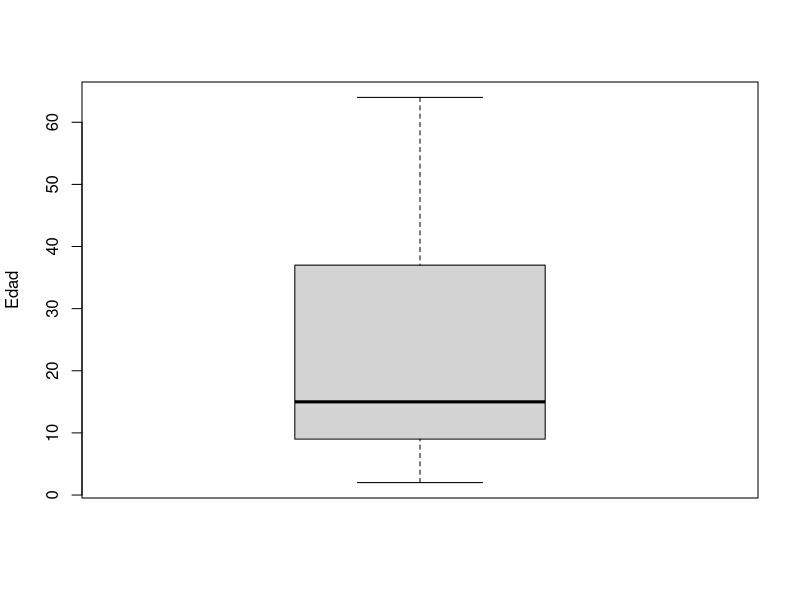

Recreate this plot in R.


## Trabajo accidentes Lonomia en Misiones

class_final<-c("descartado"= 8, "sospechoso"= 16, "confirmado"= 15)
round(((class_final/(sum(class_final)))*100),2)
chisq.test(class_final, simulate.p.value = T)

sexo=c("F"= 8, "M"=23)
chisq.test(sexo, simulate.p.value = T)
(sexo/sum(sexo))*100

lugar=c("campo"=13 , "selva"=3 , "domicilio"=15 )
round(((lugar/sum(lugar))*100),2)
chisq.test(lugar, simulate.p.value = T)
chisq.test(lugar, simulate.p.value = T)$residuals

umbicación_picada=c("SD"=2, "multiples"= 1, "MMSS"= 20, "MMII"= 8)
round((umbicación_picada/sum(umbicación_picada))*100,2)
chisq.test(umbicación_picada, simulate.p.value = T)
chisq.test(umbicación_picada, simulate.p.value = T)$residuals

tempo_atendimento=c("<1h"=3, "1-3h"= 1, "3-6h"= 1, "6-12h"=1, "12-24h"=3, ">24h"=22)
chisq.test(tempo_atendimento, simulate.p.value = T)
chisq.test(tempo_atendimento, simulate.p.value = T)$residuals
round((tempo_atendimento/(sum(tempo_atendimento))*100),2)

classif<-c("leve"= 1, "moderado"= 28, "grave"= 2)
classif/sum(classif)*100
chisq.test(classif, simulate.p.value = T)
chisq.test(classif, simulate.p.value = T)$residuals

trat<-c("no"= 1, "5 ampollas"= 27, "8 ampollas"= 3)
round((trat/sum(trat))*100,2)
chisq.test(trat, simulate.p.value = T)
chisq.test(trat, simulate.p.value = T)$residuals

sintomas<-c(17, 6,	4,	2,	1,	1)
round((sintomas/sum(sintomas))*100,2)
chisq.test(sintomas, simulate.p.value = T)
chisq.test(sintomas, simulate.p.value = T)$residuals

ejemplar_id<-c("no"= 16, "foto"= 2, "traido"= 11, "capturado"= 2)
round((ejemplar_id/sum(ejemplar_id))*100,2)
chisq.test(ejemplar_id, simulate.p.value = T)
chisq.test(ejemplar_id, simulate.p.value = T)$residuals

edad<-c(46, 22, 37, 3, 56, 14, 13, 34, 40, 5, 30, 12, 15, 11, 37, 15, 17, 9, 8, 9, 9, 6, 7, 17, 59, 2, 18, 59, 52, 12, 64)
boxplot(edad, ylab= "Edad")
summary(edad)
shapiro.test(edad)
sd(edad)
mean(edad)

departamento=c("Gral Belgrano"=8, "Eldorado"= 2, "San Pedro"= 7, "Cainguas"= 2, "Guarani"= 9, "25 de Mayo"= 2, "Obera"=1)
chisq.test(departamento, simulate.p.value = T)
chisq.test(departamento, simulate.p.value = T)$residuals

ano=c("2014"= 7, "2015"= 12, "2016"= 6, "2017"=5, "2018"=1)
chisq.test(ano, simulate.p.value = T)
chisq.test(ano, simulate.p.value = T)$residuals
sum(ano)

mes=c("ene"= 6, "feb"=0, "mar"=0, "abr"=5, "may"=5, "jun"=0,
      "jul"=0, "ago"=0, "sep"=0, "oct"=0, "nov"=4, "dic"= 11)
chisq.test(mes, simulate.p.value = T)
chisq.test(mes, simulate.p.value = T)$residuals






